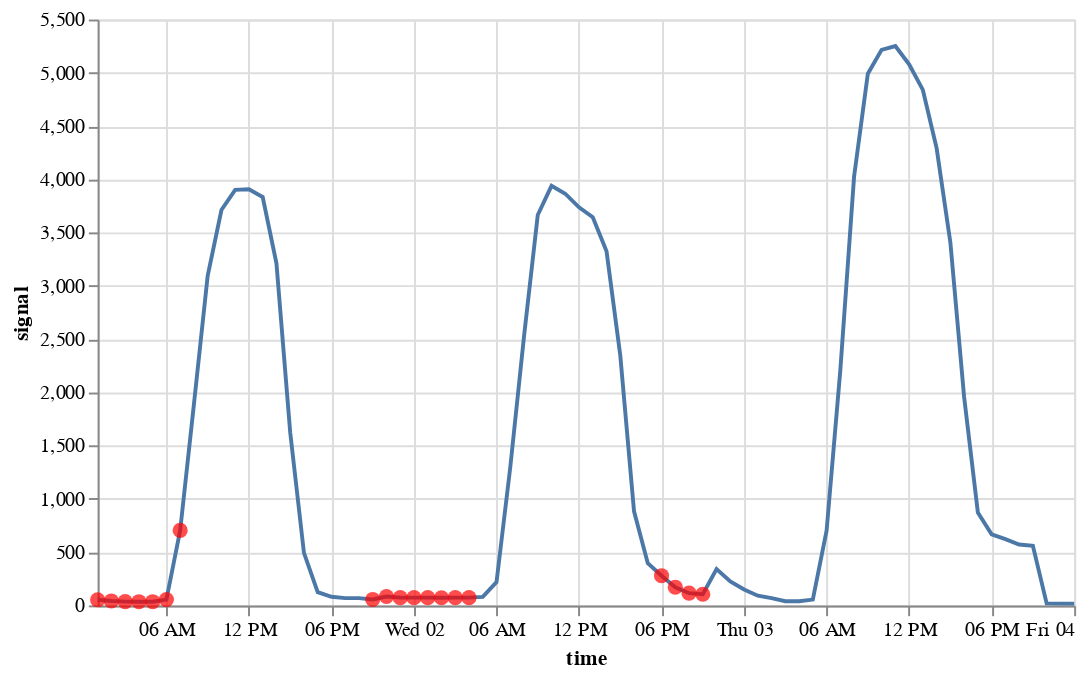

The notebook cell saved with this chart:
### Code cell
on.plots.anomalies(test[:72], predetected[:72])

### Figure 1 — Vega specification as saved in the notebook (floating-point values rounded to 4 significant figures)
{"$schema": "https://vega.github.io/schema/vega/v5.json", "data": [{"name": "source_0", "values": [{"anomaly": 1.0, "signal": 53.0, "time": "2015-09-01T01:00:00.000"}, {"anomaly": 1.0, "signal": 42.0, "time": "2015-09-01T02:00:00.000"}, {"anomaly": 1.0, "signal": 36.0, "time": "2015-09-01T03:00:00.000"}, {"anomaly": 1.0, "signal": 35.0, "time": "2015-09-01T04:00:00.000"}, {"anomaly": 1.0, "signal": 35.0, "time": "2015-09-01T05:00:00.000"}, {"anomaly": 1.0, "signal": 55.0, "time": "2015-09-01T06:00:00.000"}, {"anomaly": 1.0, "signal": 704.0, "time": "2015-09-01T07:00:00.000"}, {"anomaly": 0.0, "signal": 1889.0, "time": "2015-09-01T08:00:00.000"}, {"anomaly": 0.0, "signal": 3095.0, "time": "2015-09-01T09:00:00.000"}, {"anomaly": 0.0, "signal": 3712.0, "time": "2015-09-01T10:00:00.000"}, {"anomaly": 0.0, "signal": 3901.0, "time": "2015-09-01T11:00:00.000"}, {"anomaly": 0.0, "signal": 3907.0, "time": "2015-09-01T12:00:00.000"}, {"anomaly": 0.0, "signal": 3833.0, "time": "2015-09-01T13:00:00.000"}, {"anomaly": 0.0, "signal": 3211.0, "time": "2015-09-01T14:00:00.000"}, {"anomaly": 0.0, "signal": 1624.0, "time": "2015-09-01T15:00:00.000"}, {"anomaly": 0.0, "signal": 493.0, "time": "2015-09-01T16:00:00.000"}, {"anomaly": 0.0, "signal": 125.0, "time": "2015-09-01T17:00:00.000"}, {"anomaly": 0.0, "signal": 81.0, "time": "2015-09-01T18:00:00.000"}, {"anomaly": 0.0, "signal": 69.0, "time": "2015-09-01T19:00:00.000"}, {"anomaly": 0.0, "signal": 69.0, "time": "2015-09-01T20:00:00.000"}, {"anomaly": 1.0, "signal": 56.0, "time": "2015-09-01T21:00:00.000"}, {"anomaly": 1.0, "signal": 84.0, "time": "2015-09-01T22:00:00.000"}, {"anomaly": 1.0, "signal": 73.0, "time": "2015-09-01T23:00:00.000"}, {"anomaly": 1.0, "signal": 73.0, "time": "2015-09-02T00:00:00.000"}, {"anomaly": 1.0, "signal": 73.0, "time": "2015-09-02T01:00:00.000"}, {"anomaly": 1.0, "signal": 72.0, "time": "2015-09-02T02:00:00.000"}, {"anomaly": 1.0, "signal": 73.0, "time": "2015-09-02T03:00:00.000"}, {"anomaly": 1.0, "signal": 73.0, "time": "2015-09-02T04:00:00.000"}, {"anomaly": 0.0, "signal": 80.0, "time": "2015-09-02T05:00:00.000"}, {"anomaly": 0.0, "signal": 218.0, "time": "2015-09-02T06:00:00.000"}, {"anomaly": 0.0, "signal": 1296.0, "time": "2015-09-02T07:00:00.000"}, {"anomaly": 0.0, "signal": 2524.0, "time": "2015-09-02T08:00:00.000"}, {"anomaly": 0.0, "signal": 3665.0, "time": "2015-09-02T09:00:00.000"}, {"anomaly": 0.0, "signal": 3939.0, "time": "2015-09-02T10:00:00.000"}, {"anomaly": 0.0, "signal": 3865.0, "time": "2015-09-02T11:00:00.000"}, {"anomaly": 0.0, "signal": 3737.0, "time": "2015-09-02T12:00:00.000"}, {"anomaly": 0.0, "signal": 3644.0, "time": "2015-09-02T13:00:00.000"}, {"anomaly": 0.0, "signal": 3325.0, "time": "2015-09-02T14:00:00.000"}, {"anomaly": 0.0, "signal": 2346.0, "time": "2015-09-02T15:00:00.000"}, {"anomaly": 0.0, "signal": 883.0, "time": "2015-09-02T16:00:00.000"}, {"anomaly": 0.0, "signal": 396.0, "time": "2015-09-02T17:00:00.000"}, {"anomaly": 1.0, "signal": 279.0, "time": "2015-09-02T18:00:00.000"}, {"anomaly": 1.0, "signal": 171.0, "time": "2015-09-02T19:00:00.000"}, {"anomaly": 1.0, "signal": 115.0, "time": "2015-09-02T20:00:00.000"}, {"anomaly": 1.0, "signal": 105.0, "time": "2015-09-02T21:00:00.000"}, {"anomaly": 0.0, "signal": 341.0, "time": "2015-09-02T22:00:00.000"}, {"anomaly": 0.0, "signal": 225.0, "time": "2015-09-02T23:00:00.000"}, {"anomaly": 0.0, "signal": 149.0, "time": "2015-09-03T00:00:00.000"}, {"anomaly": 0.0, "signal": 91.0, "time": "2015-09-03T01:00:00.000"}, {"anomaly": 0.0, "signal": 68.0, "time": "2015-09-03T02:00:00.000"}, {"anomaly": 0.0, "signal": 39.0, "time": "2015-09-03T03:00:00.000"}, {"anomaly": 0.0, "signal": 39.0, "time": "2015-09-03T04:00:00.000"}, {"anomaly": 0.0, "signal": 55.0, "time": "2015-09-03T05:00:00.000"}, {"anomaly": 0.0, "signal": 702.0, "time": "2015-09-03T06:00:00.000"}, {"anomaly": 0.0, "signal": 2210.0, "time": "2015-09-03T07:00:00.000"}, {"anomaly": 0.0, "signal": 4027.0, "time": "2015-09-03T08:00:00.000"}, {"anomaly": 0.0, "signal": 4991.0, "time": "2015-09-03T09:00:00.000"}, {"anomaly": 0.0, "signal": 5215.0, "time": "2015-09-03T10:00:00.000"}, {"anomaly": 0.0, "signal": 5251.0, "time": "2015-09-03T11:00:00.000"}, {"anomaly": 0.0, "signal": 5079.0, "time": "2015-09-03T12:00:00.000"}, {"anomaly": 0.0, "signal": 4839.0, "time": "2015-09-03T13:00:00.000"}, {"anomaly": 0.0, "signal": 4293.0, "time": "2015-09-03T14:00:00.000"}, {"anomaly": 0.0, "signal": 3408.0, "time": "2015-09-03T15:00:00.000"}, {"anomaly": 0.0, "signal": 1957.0, "time": "2015-09-03T16:00:00.000"}, {"anomaly": 0.0, "signal": 872.0, "time": "2015-09-03T17:00:00.000"}, {"anomaly": 0.0, "signal": 668.0, "time": "2015-09-03T18:00:00.000"}, {"anomaly": 0.0, "signal": 622.0, "time": "2015-09-03T19:00:00.000"}, {"anomaly": 0.0, "signal": 572.0, "time": "2015-09-03T20:00:00.000"}, {"anomaly": 0.0, "signal": 560.0, "time": "2015-09-03T21:00:00.000"}, {"anomaly": 0.0, "signal": 19.0, "time": "2015-09-03T22:00:00.000"}, {"anomaly": 0.0, "signal": 17.0, "time": "2015-09-03T23:00:00.000"}, {"anomaly": 0.0, "signal": 17.0, "time": "2015-09-04T00:00:00.000"}], "transform": [{"type": "formula", "expr": "toDate(datum['time'])", "as": "time"}]}, {"name": "data_0", "values": [{"signal": 53.0, "time": "2015-09-01T01:00:00.000"}, {"signal": 42.0, "time": "2015-09-01T02:00:00.000"}, {"signal": 36.0, "time": "2015-09-01T03:00:00.000"}, {"signal": 35.0, "time": "2015-09-01T04:00:00.000"}, {"signal": 35.0, "time": "2015-09-01T05:00:00.000"}, {"signal": 55.0, "time": "2015-09-01T06:00:00.000"}, {"signal": 704.0, "time": "2015-09-01T07:00:00.000"}, {"signal": 56.0, "time": "2015-09-01T21:00:00.000"}, {"signal": 84.0, "time": "2015-09-01T22:00:00.000"}, {"signal": 73.0, "time": "2015-09-01T23:00:00.000"}, {"signal": 73.0, "time": "2015-09-02T00:00:00.000"}, {"signal": 73.0, "time": "2015-09-02T01:00:00.000"}, {"signal": 72.0, "time": "2015-09-02T02:00:00.000"}, {"signal": 73.0, "time": "2015-09-02T03:00:00.000"}, {"signal": 73.0, "time": "2015-09-02T04:00:00.000"}, {"signal": 279.0, "time": "2015-09-02T18:00:00.000"}, {"signal": 171.0, "time": "2015-09-02T19:00:00.000"}, {"signal": 115.0, "time": "2015-09-02T20:00:00.000"}, {"signal": 105.0, "time": "2015-09-02T21:00:00.000"}], "transform": [{"type": "formula", "expr": "toDate(datum['time'])", "as": "time"}]}], "marks": [{"type": "line", "name": "layer_0_marks", "from": {"data": "source_0"}, "sort": {"field": "datum[\"time\"]"}, "encode": {"update": {"description": {"signal": "\"time: \" + (timeFormat(datum[\"time\"], '%b %d, %Y')) + \"; signal: \" + (format(datum[\"signal\"], \"\"))"}, "x": {"field": "time", "scale": "x"}, "stroke": {"value": "#4c78a8"}, "y": {"field": "signal", "scale": "y"}, "defined": {"signal": "isValid(datum[\"time\"]) && isFinite(+datum[\"time\"]) && isValid(datum[\"signal\"]) && isFinite(+datum[\"signal\"])"}}}, "style": ["line"]}, {"type": "symbol", "name": "layer_1_marks", "from": {"data": "data_0"}, "encode": {"update": {"y": {"field": "signal", "scale": "y"}, "fill": {"value": "red"}, "shape": {"value": "circle"}, "opacity": {"value": 0.7}, "ariaRoleDescription": {"value": "circle"}, "size": {"value": 60}, "x": {"field": "time", "scale": "x"}, "description": {"signal": "\"time: \" + (timeFormat(datum[\"time\"], '%b %d, %Y')) + \"; signal: \" + (format(datum[\"signal\"], \"\"))"}}}, "style": ["circle"]}], "scales": [{"name": "x", "type": "time", "domain": {"fields": [{"data": "source_0", "field": "time"}, {"data": "data_0", "field": "time"}]}, "range": [0, {"signal": "width"}]}, {"name": "y", "type": "linear", "domain": {"fields": [{"data": "source_0", "field": "signal"}, {"data": "data_0", "field": "signal"}]}, "range": [{"signal": "height"}, 0], "nice": true, "zero": true}], "axes": [{"scale": "x", "labels": false, "orient": "bottom", "domain": false, "maxExtent": 0, "minExtent": 0, "gridScale": "y", "grid": true, "ticks": false, "zindex": 0, "aria": false, "tickCount": {"signal": "ceil(width/40)"}}, {"scale": "y", "ticks": false, "orient": "left", "zindex": 0, "gridScale": "x", "minExtent": 0, "labels": false, "grid": true, "tickCount": {"signal": "ceil(height/40)"}, "domain": false, "aria": false, "maxExtent": 0}, {"scale": "x", "grid": false, "labelFlush": true, "zindex": 0, "title": "time", "labelOverlap": true, "tickCount": {"signal": "ceil(width/40)"}, "orient": "bottom"}, {"scale": "y", "orient": "left", "grid": false, "title": "signal", "zindex": 0, "labelOverlap": true, "tickCount": {"signal": "ceil(height/40)"}}], "background": "white", "padding": 5, "height": 300, "style": "cell", "width": 500}
